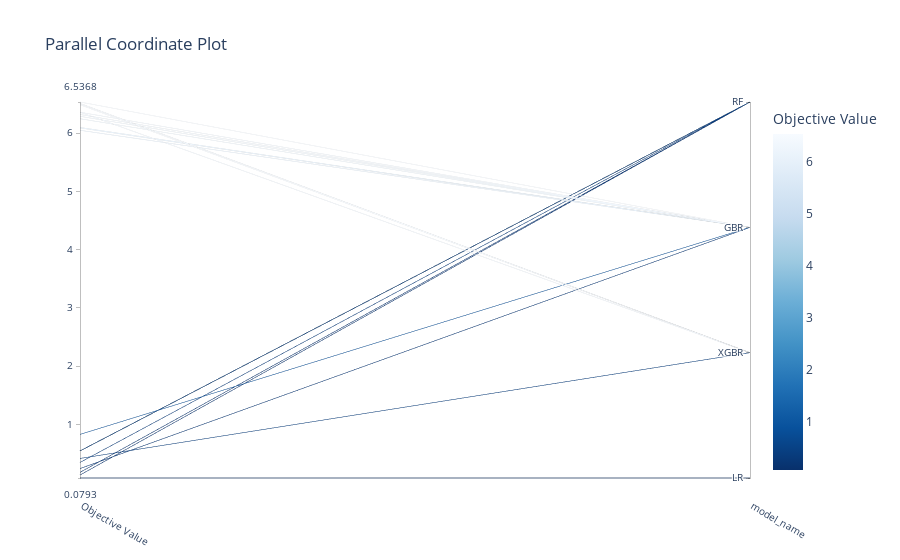

This figure's notebook cell:
### Code cell
plot_parallel_coordinate(study, params=["model_name"])
